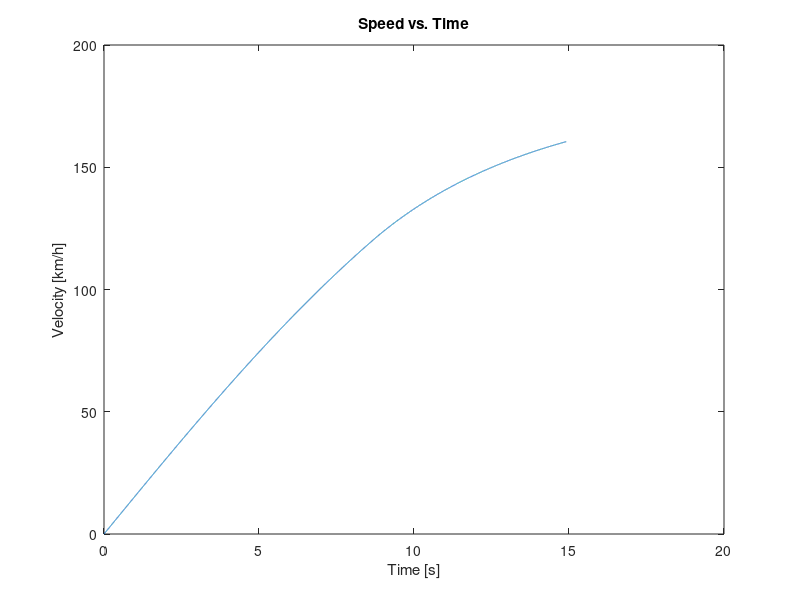

Write MATLAB code to recreate this figure. (Note: this script raises an error after producing the figure.)
%% Time it takes for electric motorcycle to go 1/4 mile

%% Constants
raceDist = 0.25; % miles
raceDist = raceDist*1.60934*1000; % meters
g = 9.81;
thetag = 0; % assume perfectly flat ground

%% Chassis Specs (Honda 2005/2006 VTX1300)
dryWeight = 669; % lbs
passengerWeight = 150; % lbs
meq = dryWeight+passengerWeight; % lbs
meq = meq*0.453592; % kg
A = 29.66; % nt
C = 0.0317; % nt/(km/hr)^2
C = C*3.6*3.6; % nt/(m/s)^2
B = 0; % EPA parameters list does not include B parameter
wheelDiameter = 17; % inches
rw = 0.5*wheelDiameter*0.0254; % meters 
Ngb = 3;
ngb = 0.9;

%% EMRAX 208 SM Motor Specs
ratedSpeed = 4410/Ngb; % RPM
ratedSpeed = rw*2*pi/60*ratedSpeed; % m/s
ratedTorque = 130; % Newton meters
ratedPower = 60000; % Watts 
Jax = 2.4e-6; % kg.m^2

%%Initialize Quarter Mile Simulation
% torque = zeros();
% power = zeros();
% time = zeros();
% v = zeros();

dt = 0.001;
time(1) = 0; %Initial time (s)
v(1) = 0; %Initial speed (m/s)
distance = 0; %Initial distance travelled (m)
i = 1;



while(distance < raceDist)
    if(v(i) < ratedSpeed) %Below rated speed, constant torque mode
        v(i+1) = v(i) + (Ngb*ngb*ratedTorque - rw*(A+C*(v(i))^2))*(1/(rw*meq+Jax/rw))*dt;
         torque(i+1) = ratedTorque;
         power(i+1) = ratedTorque*v(i+1)*Ngb*(1/rw);
    else
        v(i+1) = v(i) + (ngb*(ratedPower*rw*(1/v(i))) - rw*(A+C*(v(i))^2))*(1/(rw*meq+Jax/rw))*dt;
         power(i+1) = ratedPower;
         torque(i+1) = ratedPower*rw/(v(i+1)*Ngb);
    end
    time(i+1) = time(i) + 0.001;
    distance = distance + v(i+1)*dt;
    i = i + 1;
end

%% Plot drive
figure
plot(time, v*3.6)
title("Speed vs. Time")
xlabel('Time [s]')
ylabel('Velocity [km/h]')
fprintf("The motorcycle completes the quarter-mile in %3f seconds", max(time)) %time it takes to complete the quarter mile

%% Plot Power and Torque Curves
figure
yyaxis right
plot(v*3.6,power/1000)
title("Power and Torque vs. Speed")
xlabel('Speed [km/h]')
ylabel('Power [kW]')
yyaxis left
plot(v*3.6,torque)
ylabel('Torque [N-m]')
